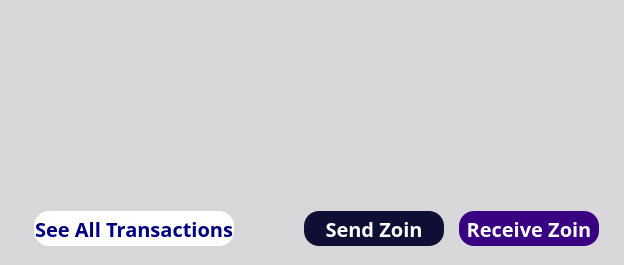
           <widget class="QFrame" name="frame_4">
            <property name="palette">
             <palette>
              <active>
               <colorrole role="Button">
                <brush brushstyle="SolidPattern">
                 <color alpha="255">
                  <red>216</red>
                  <green>216</green>
                  <blue>219</blue>
                 </color>
                </brush>
               </colorrole>
               <colorrole role="Base">
                <brush brushstyle="SolidPattern">
                 <color alpha="255">
                  <red>216</red>
                  <green>216</green>
                  <blue>219</blue>
                 </color>
                </brush>
               </colorrole>
               <colorrole role="Window">
                <brush brushstyle="SolidPattern">
                 <color alpha="255">
                  <red>216</red>
                  <green>216</green>
                  <blue>219</blue>
                 </color>
                </brush>
               </colorrole>
              </active>
              <inactive>
               <colorrole role="Button">
                <brush brushstyle="SolidPattern">
                 <color alpha="255">
                  <red>216</red>
                  <green>216</green>
                  <blue>219</blue>
                 </color>
                </brush>
               </colorrole>
               <colorrole role="Base">
                <brush brushstyle="SolidPattern">
                 <color alpha="255">
                  <red>216</red>
                  <green>216</green>
                  <blue>219</blue>
                 </color>
                </brush>
               </colorrole>
               <colorrole role="Window">
                <brush brushstyle="SolidPattern">
                 <color alpha="255">
                  <red>216</red>
                  <green>216</green>
                  <blue>219</blue>
                 </color>
                </brush>
               </colorrole>
              </inactive>
              <disabled>
               <colorrole role="Button">
                <brush brushstyle="SolidPattern">
                 <color alpha="255">
                  <red>216</red>
                  <green>216</green>
                  <blue>219</blue>
                 </color>
                </brush>
               </colorrole>
               <colorrole role="Base">
                <brush brushstyle="SolidPattern">
                 <color alpha="255">
                  <red>216</red>
                  <green>216</green>
                  <blue>219</blue>
                 </color>
                </brush>
               </colorrole>
               <colorrole role="Window">
                <brush brushstyle="SolidPattern">
                 <color alpha="255">
                  <red>216</red>
                  <green>216</green>
                  <blue>219</blue>
                 </color>
                </brush>
               </colorrole>
              </disabled>
             </palette>
            </property>
            <property name="styleSheet">
             <string notr="true">background-color: rgb(216, 216, 219);
border:0;</string>
            </property>
            <property name="frameShape">
             <enum>QFrame::StyledPanel</enum>
            </property>
            <property name="frameShadow">
             <enum>QFrame::Raised</enum>
            </property>
            <layout class="QVBoxLayout" name="verticalLayout">
             <property name="spacing">
              <number>0</number>
             </property>
             <property name="leftMargin">
              <number>0</number>
             </property>
             <property name="topMargin">
              <number>0</number>
             </property>
             <property name="rightMargin">
              <number>0</number>
             </property>
             <property name="bottomMargin">
              <number>0</number>
             </property>
             <item>
              <widget class="QListView" name="listTransactions">
               <property name="sizePolicy">
                <sizepolicy hsizetype="Expanding" vsizetype="Expanding">
                 <horstretch>0</horstretch>
                 <verstretch>0</verstretch>
                </sizepolicy>
               </property>
               <property name="palette">
                <palette>
                 <active>
                  <colorrole role="Button">
                   <brush brushstyle="SolidPattern">
                    <color alpha="255">
                     <red>255</red>
                     <green>255</green>
                     <blue>255</blue>
                    </color>
                   </brush>
                  </colorrole>
                  <colorrole role="Light">
                   <brush brushstyle="SolidPattern">
                    <color alpha="255">
                     <red>0</red>
                     <green>255</green>
                     <blue>255</blue>
                    </color>
                   </brush>
                  </colorrole>
                  <colorrole role="BrightText">
                   <brush brushstyle="SolidPattern">
                    <color alpha="255">
                     <red>255</red>
                     <green>0</green>
                     <blue>255</blue>
                    </color>
                   </brush>
                  </colorrole>
                  <colorrole role="Base">
                   <brush brushstyle="SolidPattern">
                    <color alpha="255">
                     <red>255</red>
                     <green>255</green>
                     <blue>255</blue>
                    </color>
                   </brush>
                  </colorrole>
                  <colorrole role="Window">
                   <brush brushstyle="SolidPattern">
                    <color alpha="255">
                     <red>255</red>
                     <green>255</green>
                     <blue>255</blue>
                    </color>
                   </brush>
                  </colorrole>
                  <colorrole role="AlternateBase">
                   <brush brushstyle="SolidPattern">
                    <color alpha="255">
                     <red>0</red>
                     <green>0</green>
                     <blue>255</blue>
                    </color>
                   </brush>
                  </colorrole>
                  <colorrole role="NoRole">
                   <brush brushstyle="SolidPattern">
                    <color alpha="255">
                     <red>0</red>
                     <green>0</green>
                     <blue>255</blue>
                    </color>
                   </brush>
                  </colorrole>
                 </active>
                 <inactive>
                  <colorrole role="Button">
                   <brush brushstyle="SolidPattern">
                    <color alpha="255">
                     <red>255</red>
                     <green>255</green>
                     <blue>255</blue>
                    </color>
                   </brush>
                  </colorrole>
                  <colorrole role="Light">
                   <brush brushstyle="SolidPattern">
                    <color alpha="255">
                     <red>0</red>
                     <green>255</green>
                     <blue>255</blue>
                    </color>
                   </brush>
                  </colorrole>
                  <colorrole role="BrightText">
                   <brush brushstyle="SolidPattern">
                    <color alpha="255">
                     <red>255</red>
                     <green>0</green>
                     <blue>255</blue>
                    </color>
                   </brush>
                  </colorrole>
                  <colorrole role="Base">
                   <brush brushstyle="SolidPattern">
                    <color alpha="255">
                     <red>255</red>
                     <green>255</green>
                     <blue>255</blue>
                    </color>
                   </brush>
                  </colorrole>
                  <colorrole role="Window">
                   <brush brushstyle="SolidPattern">
                    <color alpha="255">
                     <red>255</red>
                     <green>255</green>
                     <blue>255</blue>
                    </color>
                   </brush>
                  </colorrole>
                  <colorrole role="AlternateBase">
                   <brush brushstyle="SolidPattern">
                    <color alpha="255">
                     <red>0</red>
                     <green>0</green>
                     <blue>255</blue>
                    </color>
                   </brush>
                  </colorrole>
                  <colorrole role="NoRole">
                   <brush brushstyle="SolidPattern">
                    <color alpha="255">
                     <red>0</red>
                     <green>0</green>
                     <blue>255</blue>
                    </color>
                   </brush>
                  </colorrole>
                 </inactive>
                 <disabled>
                  <colorrole role="Button">
                   <brush brushstyle="SolidPattern">
                    <color alpha="255">
                     <red>255</red>
                     <green>255</green>
                     <blue>255</blue>
                    </color>
                   </brush>
                  </colorrole>
                  <colorrole role="Light">
                   <brush brushstyle="SolidPattern">
                    <color alpha="255">
                     <red>0</red>
                     <green>255</green>
                     <blue>255</blue>
                    </color>
                   </brush>
                  </colorrole>
                  <colorrole role="BrightText">
                   <brush brushstyle="SolidPattern">
                    <color alpha="255">
                     <red>255</red>
                     <green>0</green>
                     <blue>255</blue>
                    </color>
                   </brush>
                  </colorrole>
                  <colorrole role="Base">
                   <brush brushstyle="SolidPattern">
                    <color alpha="255">
                     <red>255</red>
                     <green>255</green>
                     <blue>255</blue>
                    </color>
                   </brush>
                  </colorrole>
                  <colorrole role="Window">
                   <brush brushstyle="SolidPattern">
                    <color alpha="255">
                     <red>255</red>
                     <green>255</green>
                     <blue>255</blue>
                    </color>
                   </brush>
                  </colorrole>
                  <colorrole role="AlternateBase">
                   <brush brushstyle="SolidPattern">
                    <color alpha="255">
                     <red>0</red>
                     <green>0</green>
                     <blue>255</blue>
                    </color>
                   </brush>
                  </colorrole>
                  <colorrole role="NoRole">
                   <brush brushstyle="SolidPattern">
                    <color alpha="255">
                     <red>0</red>
                     <green>0</green>
                     <blue>255</blue>
                    </color>
                   </brush>
                  </colorrole>
                 </disabled>
                </palette>
               </property>
               <property name="font">
                <font>
                 <family>ZoinLight</family>
                 <pointsize>14</pointsize>
                </font>
               </property>
               <property name="styleSheet">
                <string notr="true">background-color: rgb(255, 255, 255);
QListView { background: transparent; };
border:0;
padding-left: 25;
padding-right:25;
padding-top: 15;
padding-bottom: 15;</string>
               </property>
               <property name="frameShape">
                <enum>QFrame::StyledPanel</enum>
               </property>
               <property name="frameShadow">
                <enum>QFrame::Plain</enum>
               </property>
               <property name="verticalScrollBarPolicy">
                <enum>Qt::ScrollBarAlwaysOff</enum>
               </property>
               <property name="horizontalScrollBarPolicy">
                <enum>Qt::ScrollBarAlwaysOff</enum>
               </property>
               <property name="selectionMode">
                <enum>QAbstractItemView::NoSelection</enum>
               </property>
               <property name="spacing">
                <number>0</number>
               </property>
              </widget>
             </item>
             <item>
              <widget class="QFrame" name="frame_2">
               <property name="sizePolicy">
                <sizepolicy hsizetype="Preferred" vsizetype="Preferred">
                 <horstretch>0</horstretch>
                 <verstretch>0</verstretch>
                </sizepolicy>
               </property>
               <property name="minimumSize">
                <size>
                 <width>0</width>
                 <height>0</height>
                </size>
               </property>
               <property name="styleSheet">
                <string notr="true">border:0</string>
               </property>
               <property name="frameShape">
                <enum>QFrame::StyledPanel</enum>
               </property>
               <property name="frameShadow">
                <enum>QFrame::Raised</enum>
               </property>
               <property name="lineWidth">
                <number>0</number>
               </property>
               <layout class="QHBoxLayout" name="horizontalLayout_6">
                <property name="spacing">
                 <number>0</number>
                </property>
                <property name="leftMargin">
                 <number>25</number>
                </property>
                <property name="topMargin">
                 <number>10</number>
                </property>
                <property name="rightMargin">
                 <number>25</number>
                </property>
                <property name="bottomMargin">
                 <number>10</number>
                </property>
                <item>
                 <widget class="QFrame" name="frame_5">
                  <property name="frameShape">
                   <enum>QFrame::StyledPanel</enum>
                  </property>
                  <property name="frameShadow">
                   <enum>QFrame::Raised</enum>
                  </property>
                  <layout class="QHBoxLayout" name="horizontalLayout_7">
                   <property name="rightMargin">
                    <number>0</number>
                   </property>
                   <item>
                    <widget class="QPushButton" name="seeAllTransactions">
                     <property name="sizePolicy">
                      <sizepolicy hsizetype="Minimum" vsizetype="Fixed">
                       <horstretch>0</horstretch>
                       <verstretch>0</verstretch>
                      </sizepolicy>
                     </property>
                     <property name="minimumSize">
                      <size>
                       <width>200</width>
                       <height>0</height>
                      </size>
                     </property>
                     <property name="font">
                      <font>
                       <family>ZoinSemiBold</family>
                       <pointsize>15</pointsize>
                       <weight>75</weight>
                       <bold>true</bold>
                      </font>
                     </property>
                     <property name="styleSheet">
                      <string notr="true">color: rgb(0, 0, 128);
border-radius:15px;
height:35px;
width:10px;
border-color:gray;
border-width:0px;
background-color:white;
border-style:solid;</string>
                     </property>
                     <property name="text">
                      <string>See All Transactions</string>
                     </property>
                     <property name="iconSize">
                      <size>
                       <width>16</width>
                       <height>16</height>
                      </size>
                     </property>
                     <property name="flat">
                      <bool>false</bool>
                     </property>
                    </widget>
                   </item>
                   <item>
                    <spacer name="horizontalSpacer_4">
                     <property name="orientation">
                      <enum>Qt::Horizontal</enum>
                     </property>
                     <property name="sizeHint" stdset="0">
                      <size>
                       <width>40</width>
                       <height>20</height>
                      </size>
                     </property>
                    </spacer>
                   </item>
                  </layout>
                 </widget>
                </item>
                <item>
                 <layout class="QHBoxLayout" name="horizontalLayout_5">
                  <property name="spacing">
                   <number>15</number>
                  </property>
                  <property name="leftMargin">
                   <number>30</number>
                  </property>
                  <item>
                   <widget class="QPushButton" name="send">
                    <property name="sizePolicy">
                     <sizepolicy hsizetype="Fixed" vsizetype="Fixed">
                      <horstretch>0</horstretch>
                      <verstretch>0</verstretch>
                     </sizepolicy>
                    </property>
                    <property name="minimumSize">
                     <size>
                      <width>140</width>
                      <height>0</height>
                     </size>
                    </property>
                    <property name="font">
                     <font>
                      <family>ZoinSemiBold</family>
                      <pointsize>15</pointsize>
                      <weight>75</weight>
                      <bold>true</bold>
                     </font>
                    </property>
                    <property name="autoFillBackground">
                     <bool>false</bool>
                    </property>
                    <property name="styleSheet">
                     <string notr="true">background-color: rgb(15, 15, 54);
color: white;
border-radius:15px;
height:35px;
width:50px;
border-width:0px;</string>
                    </property>
                    <property name="text">
                     <string>Send Zoin</string>
                    </property>
                   </widget>
                  </item>
                  <item>
                   <widget class="QPushButton" name="receive">
                    <property name="sizePolicy">
                     <sizepolicy hsizetype="Fixed" vsizetype="Fixed">
                      <horstretch>0</horstretch>
                      <verstretch>0</verstretch>
                     </sizepolicy>
                    </property>
                    <property name="minimumSize">
                     <size>
                      <width>140</width>
                      <height>0</height>
                     </size>
                    </property>
                    <property name="font">
                     <font>
                      <family>ZoinSemiBold</family>
                      <pointsize>15</pointsize>
                      <weight>75</weight>
                      <bold>true</bold>
                     </font>
                    </property>
                    <property name="styleSheet">
                     <string notr="true">background-color: rgb(57, 0, 130);
color: white;
border-radius:15px;
height:35px;
width:80px;
border-width:0px;</string>
                    </property>
                    <property name="text">
                     <string>Receive Zoin</string>
                    </property>
                    <property name="iconSize">
                     <size>
                      <width>16</width>
                      <height>16</height>
                     </size>
                    </property>
                   </widget>
                  </item>
                 </layout>
                </item>
               </layout>
              </widget>
             </item>
            </layout>
           </widget>
